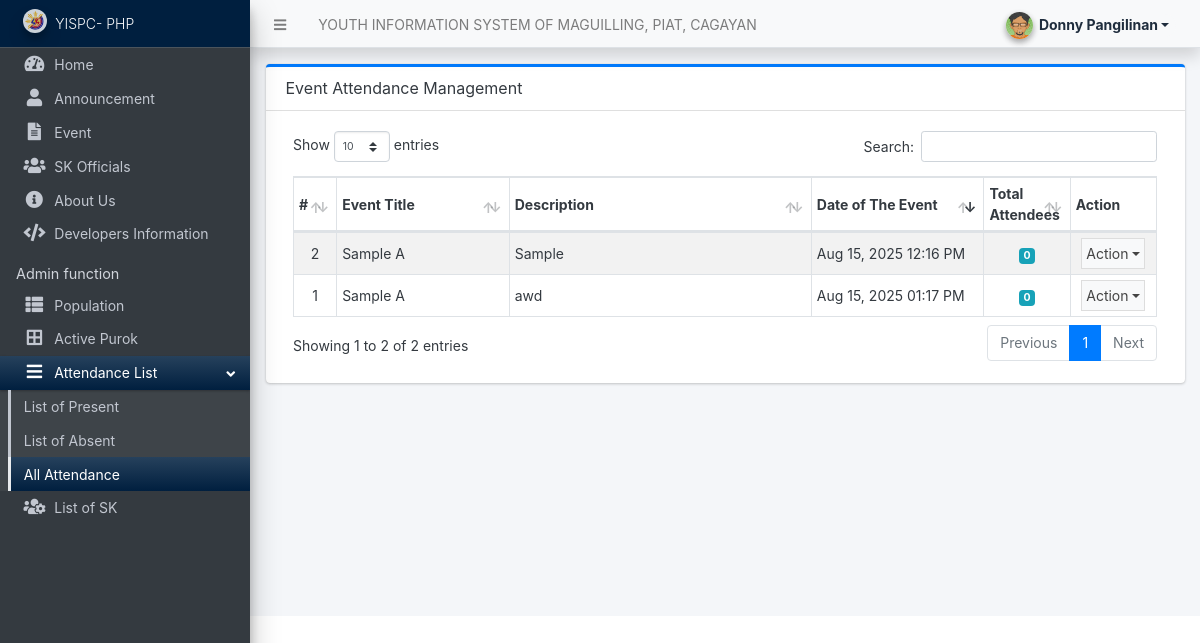
Before: /admin/?page=attendance/index (signed in) with the older database file.
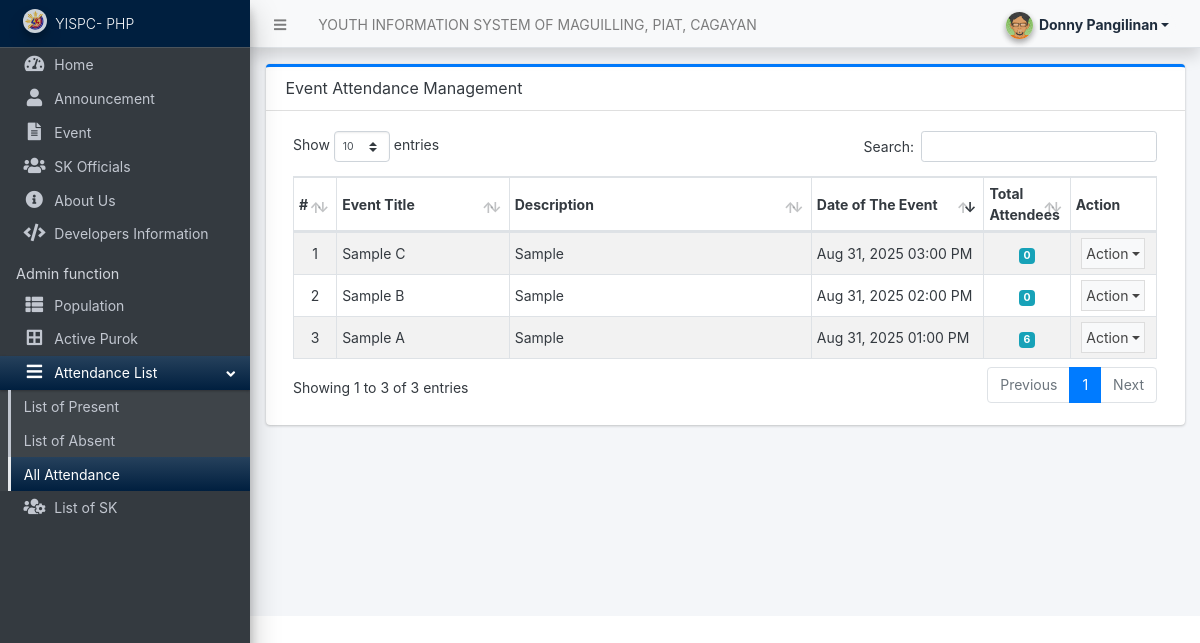
After: the same page with the newer database file.
### tables this page shows
CREATE TABLE `event_list` (
  `id` int(11) NOT NULL,
  `title` varchar(255) NOT NULL,
  `description` text DEFAULT NULL,
  `image_path` varchar(255) DEFAULT NULL,
  `image_paths` text DEFAULT NULL,
  `images` text DEFAULT NULL,
  `date_created` datetime DEFAULT current_timestamp()
);

### admin/attendance/index.php (the view, shortened to what this page needs)
<div class="card card-outline card-primary">
	<div class="card-header">
		<h3 class="card-title">Event Attendance Management</h3>
	</div>
	<div class="card-body">
        <div class="container-fluid">
			<table class="table table-hover table-striped table-bordered" id="list">
				<colgroup>
					<col width="5%">
					<col width="20%">
					<col width="35%">
					<col width="20%">
					<col width="10%">
					<col width="10%">
				</colgroup>
				<thead>
					<tr>
						<th>#</th>
						<th>Event Title</th>
						<th>Description</th>
						<th>Date of The Event</th>
						<th>Total Attendees</th>
						<th>Action</th>
					</tr>
				</thead>
				<tbody>
					<?php
					$i = 1;
					$qry = $conn->query("
						SELECT
							el.*,
							COUNT(ea.id) as total_attendees
						FROM `event_list` el
						LEFT JOIN `event_attendance` ea ON el.id = ea.event_id
						GROUP BY el.id
						ORDER BY el.date_created DESC
					");
					while($row = $qry->fetch_assoc()):
					?>
						<tr>
							<td class="text-center"><?php echo $i++; ?></td>
							<td><?php echo htmlspecialchars($row['title']) ?></td>
							<td><?php echo strlen($row['description']) > 100 ? substr(htmlspecialchars($row['description']), 0, 100) . '...' : htmlspecialchars($row['description']) ?></td>
							<td><?php echo date("M d, Y h:i A", strtotime($row['date_created'])) ?></td>
							<td class="text-center">
                                <span class="badge badge-info"><?php echo $row['total_attendees'] ?></span>
                            </td>
							<td class="text-center">
								<button type="button" class="btn btn-flat p-1 btn-default btn-sm dropdown-toggle dropdown-icon" data-toggle="dropdown">
				                  	Action
				                </button>
							</td>
						</tr>
					<?php endwhile; ?>
				</tbody>
			</table>
		</div>
	</div>
</div>

Changed rows visible on the page:
removed event_list: title "Sample A", description "awd", date_created "Aug 15, 2025 01:17 PM", total_attendees "0"
removed event_list: title "Sample A", description "Sample", date_created "Aug 15, 2025 12:16 PM", total_attendees "0"
added event_list: title "Sample C", description "Sample", date_created "Aug 31, 2025 03:00 PM", total_attendees "0"
added event_list: title "Sample B", description "Sample", date_created "Aug 31, 2025 02:00 PM", total_attendees "0"
added event_list: title "Sample A", description "Sample", date_created "Aug 31, 2025 01:00 PM", total_attendees "6"
Other visible differences:
text written by a page script: "Show entries Search: Showing 1 to 2 of 2 entries Previous 1 Next" → "Show entries Search: Showing 1 to 3 of 3 entries Previous 1 Next"
